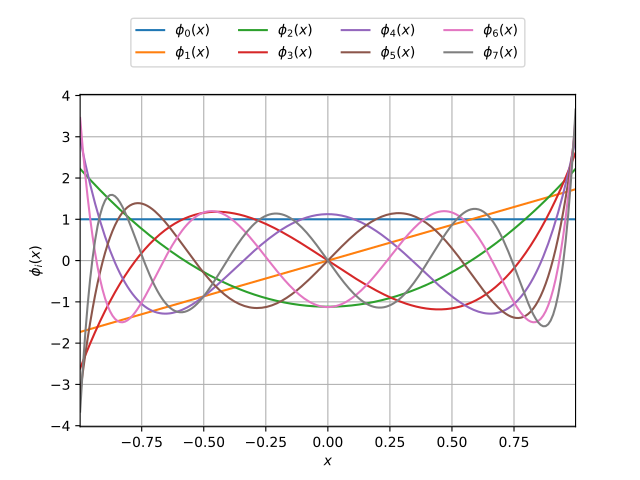

This figure's Python source:
import openturns as ot
import numpy as np
from matplotlib import pyplot as plt
n_functions = 8
function_factory = ot.LegendreFactory()
if function_factory.getClassName() == 'KrawtchoukFactory':
    function_factory = ot.LegendreFactory(n_functions, .5)
functions = [function_factory.build(i) for i in range(n_functions)]
measure = function_factory.getMeasure()
if hasattr(measure, 'getA') and hasattr(measure, 'getB'):
    x_min = measure.getA()
    x_max = measure.getB()
else:
    x_min = measure.computeQuantile(1e-3)[0]
    x_max = measure.computeQuantile(1. - 1e-3)[0]
n_points = 200
meshed_support = np.linspace(x_min, x_max, n_points)
fig = plt.figure()
ax = fig.add_subplot(111)
for i in range(n_functions):
    plt.plot(meshed_support,
             [functions[i](x) for x in meshed_support], lw=1.5,
             label='$\phi_{' + str(i) + '}(x)$')
plt.xlabel('$x$')
plt.ylabel('$\phi_i(x)$')
plt.xlim(x_min, x_max)
plt.grid()
box = ax.get_position()
ax.set_position([box.x0, box.y0, box.width, box.height * 0.9])
plt.legend(loc='upper center', bbox_to_anchor=(.5, 1.25), ncol=4)
